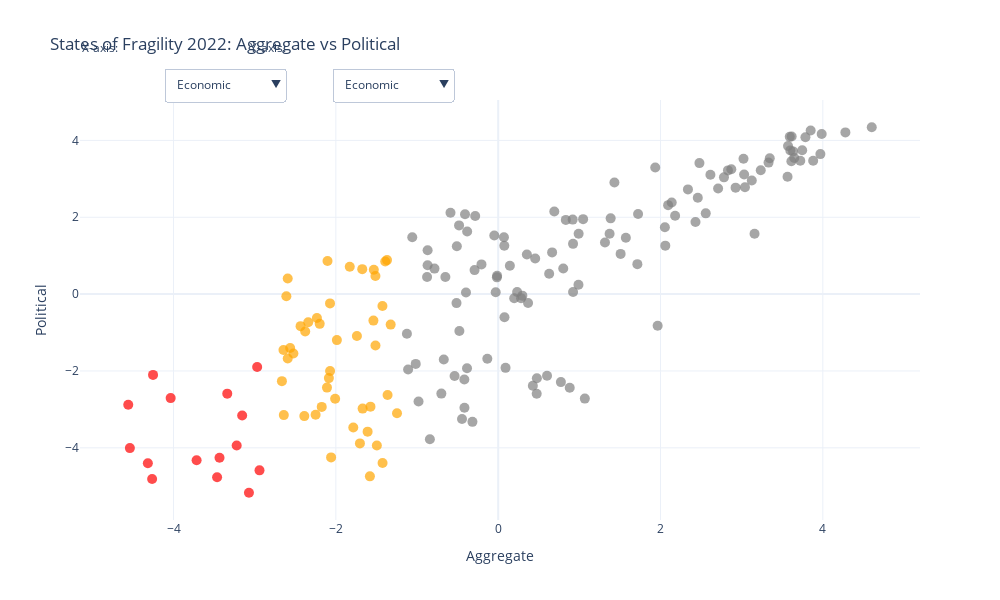

Notebook source saved alongside this figure:
### Markdown cell above
# Fragility
## States of Fragility 2022
XX.

### Code cell
import os
import pandas as pd
import plotly.graph_objs as go
import plotly.express as px

def create_interactive_fragility_plot(file_path):
    # Read the Excel file
    df = pd.read_excel(file_path, sheet_name='Scores')
    
    # Clean column names by removing 'PC1'
    df.columns = [col.replace('.PC1', '') for col in df.columns]
    
    # Get list of numeric columns for dropdowns
    exclude_cols = ['iso3c', 'country', 'type']
    numeric_cols = [col for col in df.columns if col not in exclude_cols]
    
    # Create base figure
    fig = go.Figure()

    # Add scatter trace
    fig.add_trace(go.Scatter(
        x=df['Aggregate'], 
        y=df['Political'],
        mode='markers',
        text=df['country'],
        hoverinfo='text+x+y',
        marker=dict(
            color=df['type'].map({
                'Extremely fragile': 'red',
                'Other fragile': 'orange',
                'Rest of the world': 'gray'
            }),
            size=10,
            opacity=0.7
        )
    ))

    # Update layout
    fig.update_layout(
        title='States of Fragility 2022: Aggregate vs Political',
        xaxis_title='Aggregate',
        yaxis_title='Political',
        height=600,
        width=1000,
        updatemenus=[
            # X-axis dropdown
            dict(
                buttons=list([
                    dict(
                        args=[{'x': [df[col]]}],
                        label=col,
                        method='restyle'
                    ) for col in numeric_cols
                ]),
                direction="down",
                pad={"r": 10, "t": 10},
                showactive=True,
                x=0.1,
                xanchor="left",
                y=1.1,
                yanchor="top"
            ),
            # Y-axis dropdown
            dict(
                buttons=list([
                    dict(
                        args=[{'y': [df[col]]}],
                        label=col,
                        method='restyle'
                    ) for col in numeric_cols
                ]),
                direction="down",
                pad={"r": 10, "t": 10},
                showactive=True,
                x=0.3,
                xanchor="left",
                y=1.1,
                yanchor="top"
            )
        ]
    )

    # Add axis labels to dropdowns
    fig.update_layout(
        annotations=[
            dict(text="X-axis:", x=0, xref="paper", y=1.15, yref="paper", align="left", showarrow=False),
            dict(text="Y-axis:", x=0.2, xref="paper", y=1.15, yref="paper", align="left", showarrow=False)
        ]
    )

    return fig

# Usage
file_path = os.path.join(data_dir, 'sof_2022.xlsx')
fig = create_interactive_fragility_plot(file_path)
fig.show()

### Figure 1 — Plotly figure (JSON) as saved in the notebook; plotly's stock layout.template omitted (floating-point values rounded to 4 significant figures; data arrays with more than 128 entries replaced by an {"elided": "..."} marker saying what was removed)
{"data": [{"hoverinfo": "text+x+y", "marker": {"color": {"elided": "176 str values"}, "opacity": 0.7, "size": 10}, "mode": "markers", "text": {"elided": "176 str values"}, "type": "scatter", "x": {"elided": "176 float values"}, "y": {"elided": "176 float values"}}], "layout": {"annotations": [{"align": "left", "showarrow": false, "text": "X-axis:", "x": 0, "xref": "paper", "y": 1.15, "yref": "paper"}, {"align": "left", "showarrow": false, "text": "Y-axis:", "x": 0.2, "xref": "paper", "y": 1.15, "yref": "paper"}], "height": 600, "title": {"text": "States of Fragility 2022: Aggregate vs Political"}, "updatemenus": [{"buttons": [{"args": [{"x": {"elided": "1x176 float values"}}], "label": "Economic", "method": "restyle"}, {"args": [{"x": {"elided": "1x176 float values"}}], "label": "Environmental", "method": "restyle"}, {"args": [{"x": {"elided": "1x176 float values"}}], "label": "Human", "method": "restyle"}, {"args": [{"x": {"elided": "1x176 float values"}}], "label": "Political", "method": "restyle"}, {"args": [{"x": {"elided": "1x176 float values"}}], "label": "Security", "method": "restyle"}, {"args": [{"x": {"elided": "1x176 float values"}}], "label": "Societal", "method": "restyle"}, {"args": [{"x": {"elided": "1x176 float values"}}], "label": "Aggregate", "method": "restyle"}], "direction": "down", "pad": {"r": 10, "t": 10}, "showactive": true, "x": 0.1, "xanchor": "left", "y": 1.1, "yanchor": "top"}, {"buttons": [{"args": [{"y": {"elided": "1x176 float values"}}], "label": "Economic", "method": "restyle"}, {"args": [{"y": {"elided": "1x176 float values"}}], "label": "Environmental", "method": "restyle"}, {"args": [{"y": {"elided": "1x176 float values"}}], "label": "Human", "method": "restyle"}, {"args": [{"y": {"elided": "1x176 float values"}}], "label": "Political", "method": "restyle"}, {"args": [{"y": {"elided": "1x176 float values"}}], "label": "Security", "method": "restyle"}, {"args": [{"y": {"elided": "1x176 float values"}}], "label": "Societal", "method": "restyle"}, {"args": [{"y": {"elided": "1x176 float values"}}], "label": "Aggregate", "method": "restyle"}], "direction": "down", "pad": {"r": 10, "t": 10}, "showactive": true, "x": 0.3, "xanchor": "left", "y": 1.1, "yanchor": "top"}], "width": 1000, "xaxis": {"title": {"text": "Aggregate"}}, "yaxis": {"title": {"text": "Political"}}}}
